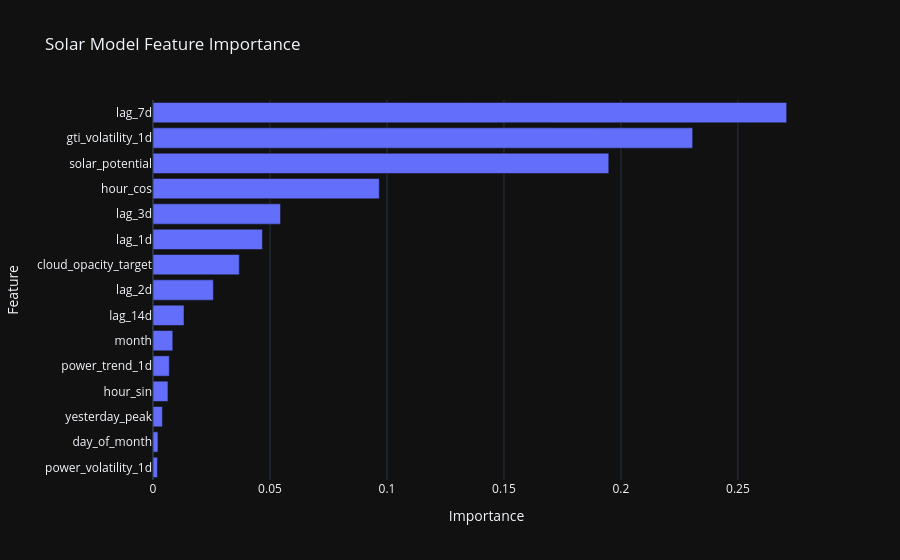

Notebook code cell kept with this figure:
### Code cell
# Plot feature importance.
importance_values = pv_model.feature_importances_

feature_importance = pd.Series(
    importance_values,
    index=pv_features,
).sort_values()

fig = px.bar(
    x=feature_importance.values,
    y=feature_importance.index,
    orientation="h",
    title="Solar Model Feature Importance",
    labels={"x": "Importance", "y": "Feature"},
)

fig.show()

### Figure 1 — Plotly figure (JSON) as saved in the notebook; plotly's stock layout.template omitted (floating-point values rounded to 4 significant figures)
{"data": [{"hovertemplate": "Importance=%{x}<br>Feature=%{y}<extra></extra>", "legendgroup": "", "marker": {"color": "#636efa", "pattern": {"shape": ""}}, "name": "", "orientation": "h", "showlegend": false, "textposition": "auto", "x": [0.001898, 0.00212, 0.004019, 0.006386, 0.006966, 0.008442, 0.01325, 0.0258, 0.03688, 0.04676, 0.0545, 0.09671, 0.1948, 0.2306, 0.2708], "xaxis": "x", "y": ["power_volatility_1d", "day_of_month", "yesterday_peak", "hour_sin", "power_trend_1d", "month", "lag_14d", "lag_2d", "cloud_opacity_target", "lag_1d", "lag_3d", "hour_cos", "solar_potential", "gti_volatility_1d", "lag_7d"], "yaxis": "y", "type": "bar"}], "layout": {"xaxis": {"anchor": "y", "domain": [0.0, 1.0], "title": {"text": "Importance"}}, "yaxis": {"anchor": "x", "domain": [0.0, 1.0], "title": {"text": "Feature"}}, "legend": {"tracegroupgap": 0}, "title": {"text": "Solar Model Feature Importance"}, "barmode": "relative"}}
